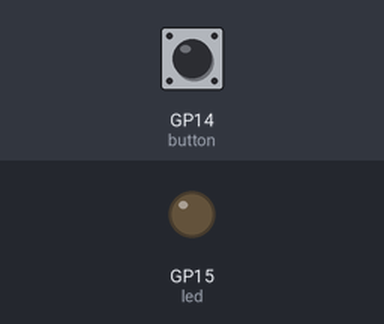
The program below on a simulated Raspberry Pi Pico running MicroPython. Parts: output pins drawn as LEDs (lit = HIGH). Dashed ring = blinking. The inputs (shaded band) are chosen by the test bench; at power-on: GP14 (button) LOW.

Above: at 1.2 s.
1.3 s: GP14 (button) pulled HIGH for 3.2 s
At 4.6 s:
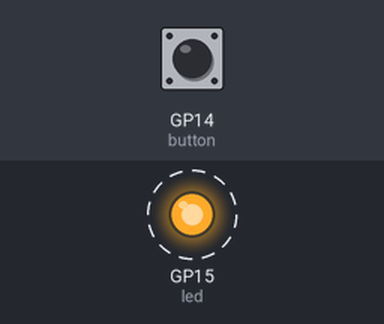
6.0 s: GP14 (button) pulled HIGH for 0.15 s
At 7.1 s:
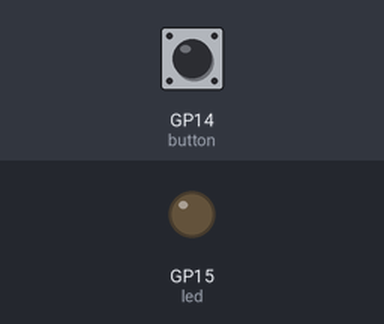
Timing chart, 0 to 9.0 s (numbered marks = the images above; inputs shaded):
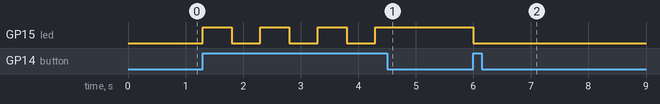

The program:

basic-button.py
```python
# wire up an LED to pin 15
# wire up a button to pin 14 and 3v3

from machine import Pin
from time import sleep

led = Pin(15, Pin.OUT)

# This creates your button object, which is a type of Pin.
# It's an INPUT (Pin.IN) and we're using what's called an internal "pull-down"
# Essentially, it's like saying when you don't have a connection to 3v3,
# Assume it's connected to GND. ("pulled down" to ground).
button = Pin(14, Pin.IN, Pin.PULL_DOWN)

while True:
	# Check the value of that button input:
	if button.value():
		# If it's HIGH (connected to 3v3), then do the following:
		led.toggle()

		# This gives you a moment to lift your finger
		sleep(0.5)
```

Measured:
- after the input at 1.3 s, GP15 (led): alternates HIGH for 0.50 s and LOW for 0.50 s, 7 changes in all, then stays HIGH, starting at once
- after the input at 6.0 s, GP15 (led): HIGH → LOW at once
